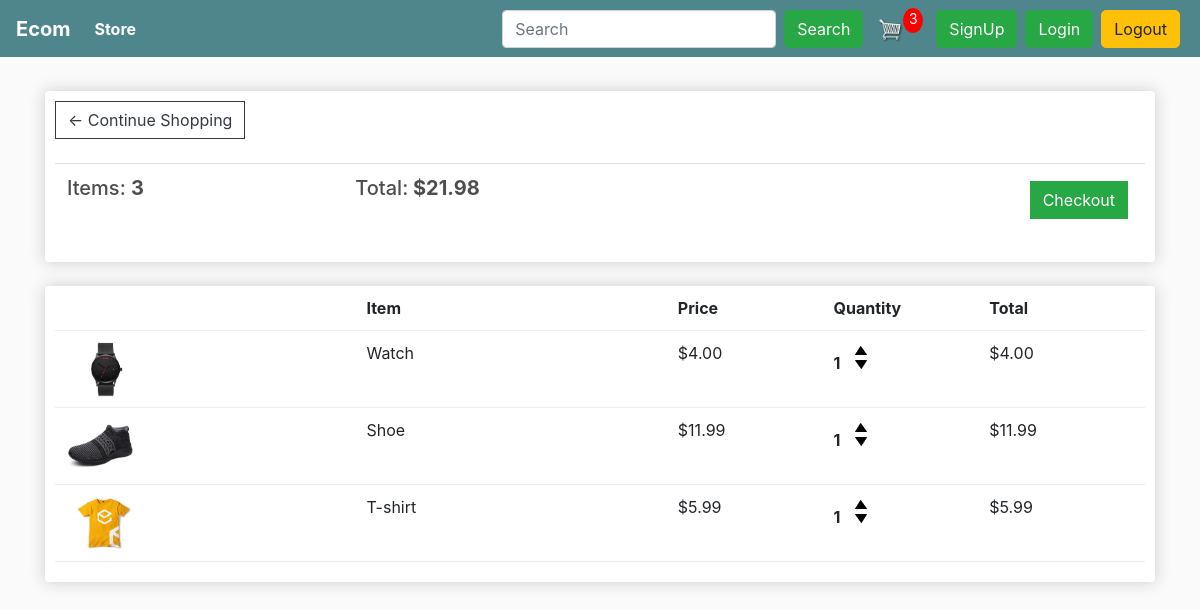
The app's page /cart/ (signed in) with its own data.
### store/models.py (models this page shows, shortened)
class Order(models.Model):
    customer = models.ForeignKey(Customer, on_delete=models.SET_NULL, null=True, blank=True)
    date_ordered = models.DateTimeField(auto_now_add=True)
    complete = models.BooleanField(default=False)
    transaction_id = models.CharField(max_length=100, null=True)
    @property
    def get_cart_total(self):
        orderitems = self.orderitem_set.all()
        total = sum([item.get_total for item in orderitems])
        return total
    @property
    def get_cart_items(self):
        orderitems = self.orderitem_set.all()
        total = sum([item.quantity for item in orderitems])
        return total

class OrderItem(models.Model):
    product = models.ForeignKey(Product, on_delete=models.SET_NULL, null=True)
    order = models.ForeignKey(Order, on_delete=models.SET_NULL, null=True)
    quantity = models.IntegerField(default=0, null=True, blank=True)
    date_added = models.DateTimeField(auto_now_add=True)
    @property
    def get_total(self):
        total = self.product.price * self.quantity
        return total

class Product(models.Model):
    name = models.CharField(max_length=200)
    description=models.TextField(blank=True)
    price = models.FloatField()
    digital = models.BooleanField(default=False, null=True, blank=True)
    image = models.ImageField(null=True, blank=True)
    @property
    def imageURL(self):
        try:
            url = self.image.url
        except:
            url = ''
        return url

### store/views.py (the view)
# urls.py: path('cart/', views.cart, name="cart"),
def cart(request):
    data = cartData(request)
    cartItems = data['cartItems']
    order = data['order']
    items = data['items']
    context = {'items': items, 'order': order, 'cartItems': cartItems}
    return render(request, 'store/cart.html', context)

### store/utils.py (called while the page is built)
def cartData(request):
    if request.user.is_authenticated:
        customer = request.user.customer
        order, created = Order.objects.get_or_create(customer=customer, complete=False)
        items = order.orderitem_set.all()
        cartItems = order.get_cart_items
    else:
        cookieData = cookieCart(request)
        cartItems = cookieData['cartItems']
        order = cookieData['order']
        items = cookieData['items']
    return {'cartItems': cartItems, 'order': order, 'items': items}

### store/templates/store/cart.html
{% extends 'store/main.html' %}
{% load static %}
{% block content %}
	<div class="row">
		<div class="col-lg-12">
			<div class="box-element">
				<a  class="btn btn-outline-dark" href="{% url 'store' %}">&#x2190; Continue Shopping</a>
				<br>
				<br>
				<table class="table">
					<tr>
						<th><h5>Items: <strong>{{order.get_cart_items}}</strong></h5></th>
						<th><h5>Total:<strong> ${{order.get_cart_total|floatformat:2}}</strong></h5></th>
						<th>
							<a  style="float:right; margin:5px;" class="btn btn-success" href="{% url 'checkout' %}">Checkout</a>
						</th>
					</tr>
				</table>
			</div>
			<br>
			<div class="box-element">
				<div class="cart-row">
					<div style="flex:2"></div>
					<div style="flex:2"><strong>Item</strong></div>
					<div style="flex:1"><strong>Price</strong></div>
					<div style="flex:1"><strong>Quantity</strong></div>
					<div style="flex:1"><strong>Total</strong></div>
				</div>
				{% for item in items %}
				<div class="cart-row">
					<div style="flex:2"><img class="row-image" src="{{item.product.imageURL}}"></div>
					<div style="flex:2"><p>{{item.product.name}}</p></div>
					<div style="flex:1"><p>${{item.product.price|floatformat:2}}</p></div>
					<div style="flex:1">
						<p class="quantity">{{item.quantity}}</p>
						<div class="quantity">
							<img data-product="{{item.product.id}}" data-action="add" class="chg-quantity update-cart" src="{% static  'images/arrow-up.png' %}">
							<img data-product="{{item.product.id}}" data-action="remove" class="chg-quantity update-cart" src="{% static  'images/arrow-down.png' %}">
						</div>
					</div>
					<div style="flex:1"><p>${{item.get_total|floatformat:2}}</p></div>
				</div>
				{% endfor %}
			</div>
		</div>
	</div>
{% endblock content %}

### store/templates/store/main.html (shortened to what this page needs)
<!DOCTYPE html>
{% load static %}
<html>
<head>
	<link rel="stylesheet" href="https://stackpath.bootstrapcdn.com/bootstrap/4.4.1/css/bootstrap.min.css">
	<link rel="stylesheet" type="text/css" href="{% static 'css/main.css' %}">
</head>
<body>
	<nav class="navbar navbar-expand-lg navbar-dark bg-dark">
			<a class="navbar-brand alert-link" id="text" href="{% url 'store' %}">Ecom</a>
	  <div class="collapse navbar-collapse" id="navbarSupportedContent">
	    <ul class="navbar-nav mr-auto">
	      <li class="nav-item active">
	        <a class="nav-link alert-link" href="{% url 'store' %}">Store <span class="sr-only">(current)</span></a>
	      </li>
	    </ul>
 <form method='get' action='' class="form-inline my-2 my-lg-0">
          <input class="form-control mr-sm-2 " type="search" placeholder="Search" aria-label="Search" name="search"
            id="search">
          <button class="btn btn-success my-2 my-sm-0 float-left" type="submit" id="search1">Search</button>
        </form>
	    <div class="form-inline my-2 my-lg-0">
	     	<a href="{% url 'cart' %}">
	    		<img  id="cart-icon" src="{% static 'images/cart.png' %}">
	    	</a>
	    	<p id="cart-total">{{cartItems}}</p>&nbsp&nbsp
			<a href="/register"class="btn btn-success mx-1" id="signup">SignUp</a>
			<a href="/login" class="btn btn-success mx-1" id="login">Login</a>
			<a href="/logout"class="btn btn-warning mx-1" id="logout">Logout</a>
	    </div>
	  </div>
	</nav>
     <div class="container">
            <br>
            {% block content %}
            {% endblock content %}
         </div>
</body>
</html>

### static/css/main.css (style rules this page uses)
body { background-color: hsl(0, 0%, 98%); }
h1,h2,h3,h4,h5,h6 { color:hsl(0, 0%, 30%); }
.box-element { box-shadow:hsl(0, 0%, 80%) 0 0 16px; background-color: #fff; border-radius: 4px; padding: 10px; }
.bg-dark { background-color: #4f868c!important; }
#cart-icon { width:25px; display: inline-block; margin-left: 15px; }
#cart-total { display: block; text-align: center; color:#fff; background-color: red; width: 20px; height: 25px; border-radius: 50%; font-size: 14px; }
.col-lg-4, .col-lg-6, .col-lg-8, .col-lg-12 { margin-top: 10px; }
.btn { border-radius: 0; }
.row-image { width: 100px; }
.cart-row { display: flex; align-items: flex-stretch; padding-bottom: 10px; margin-bottom: 10px; border-bottom: 1px solid #ececec; }
.quantity { display: inline-block; font-weight: 700; padding-right:10px; }
.chg-quantity { width: 12px; cursor: pointer; display: block; margin-top: 5px; transition:.1s; }

### store/templates/store/main.html (style rules this page uses)
#login,#logout,#signup { border-radius:5px; }
#search1 { border-radius:5px; }

### records on screen
Order: get_cart_items "3", get_cart_total "21.98"
OrderItem: product.imageURL (picture), product.name "Watch", product.price "4.00", quantity "1", get_total "4.00"
OrderItem: product.imageURL (picture), product.name "Shoe", product.price "11.99", quantity "1", get_total "11.99"
OrderItem: product.imageURL (picture), product.name "T-shirt", product.price "5.99", quantity "1", get_total "5.99"

### other values on screen
{{ cartItems }} "3"
